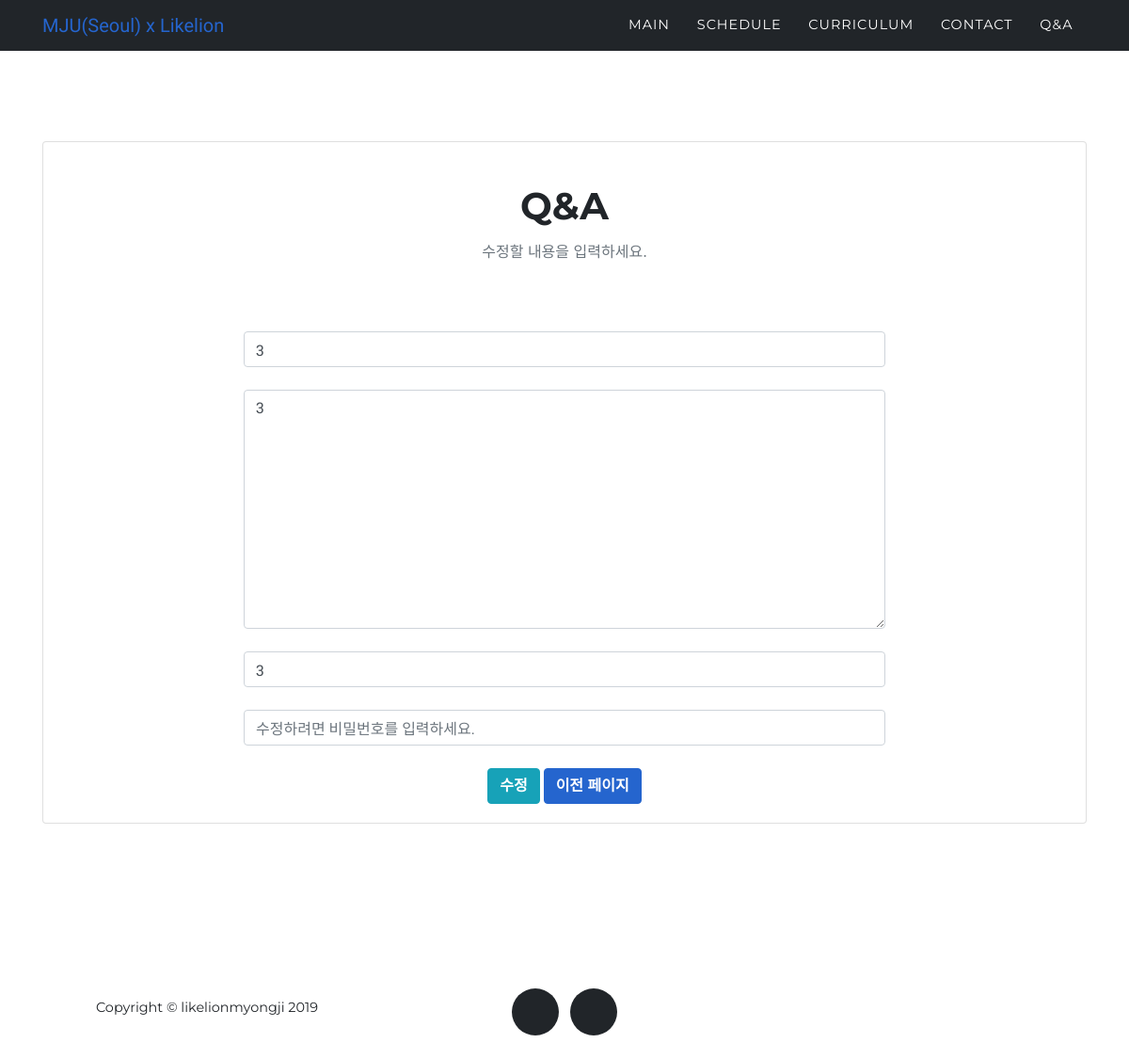
Screenshot of /question/edit/3/ with the database file from the repository.
### question/models.py (models this page shows, shortened)
class Question(models.Model):
    title = models.CharField(max_length=200)
    pub_date = models.DateTimeField('date published')
    body = models.TextField()
    writer = models.CharField(max_length=10)
    password = models.CharField(max_length=50)

### question/views.py (the view, shortened to what this page needs)
# urls.py: path('question/edit/<int:question_id>/', question.views.question_edit, name='question_edit'),
def question_edit(request, question_id):
    post = get_object_or_404(Question, pk=question_id)
    return render(request, 'question_edit.html', {'post': post})

### question/templates/question_edit.html (shortened to what this page needs)
{% extends 'question_base.html' %}
{% block content %}
<section id="QnA">
  <div class="container">
    <div class="card">
      <div class="card-body">
        <br>
        <h2 class="section-heading text-uppercase text-center">Q&A</h2>
        <h3 class="section-subheading text-muted text-center">수정할 내용을 입력하세요.</h3>
        <form method="POST" class="form-horizontal">
            <div class="container col-md-8" style="text-align: center;">
              <input class="form-control" type="text" placeholder="제목" name="title" value="{{post.title}}">
              <br>
              <textarea class="form-control" name="body" rows="10" cols="30" placeholder="본문">{{post.body}}</textarea>
              <br>
              <input class="form-control" type="text" placeholder="작성자" name="writer" value="{{post.writer}}">
              <br>
              <div class="col-xs-2">
                <input type="password" class="form-control" name="password" placeholder="수정하려면 비밀번호를 입력하세요.">
              </div>
              <br>
              <input type="submit" class="btn btn-info" value="수정">
              <a class="btn btn-primary" href="{%url 'question_detail' post.id%}" role="button">이전 페이지</a>
            </div>
        </form>
      </div>
    </div>
  </div>
</section>
{% endblock %}

### rows the page displays
Question: title "3", body "3", writer "3"
